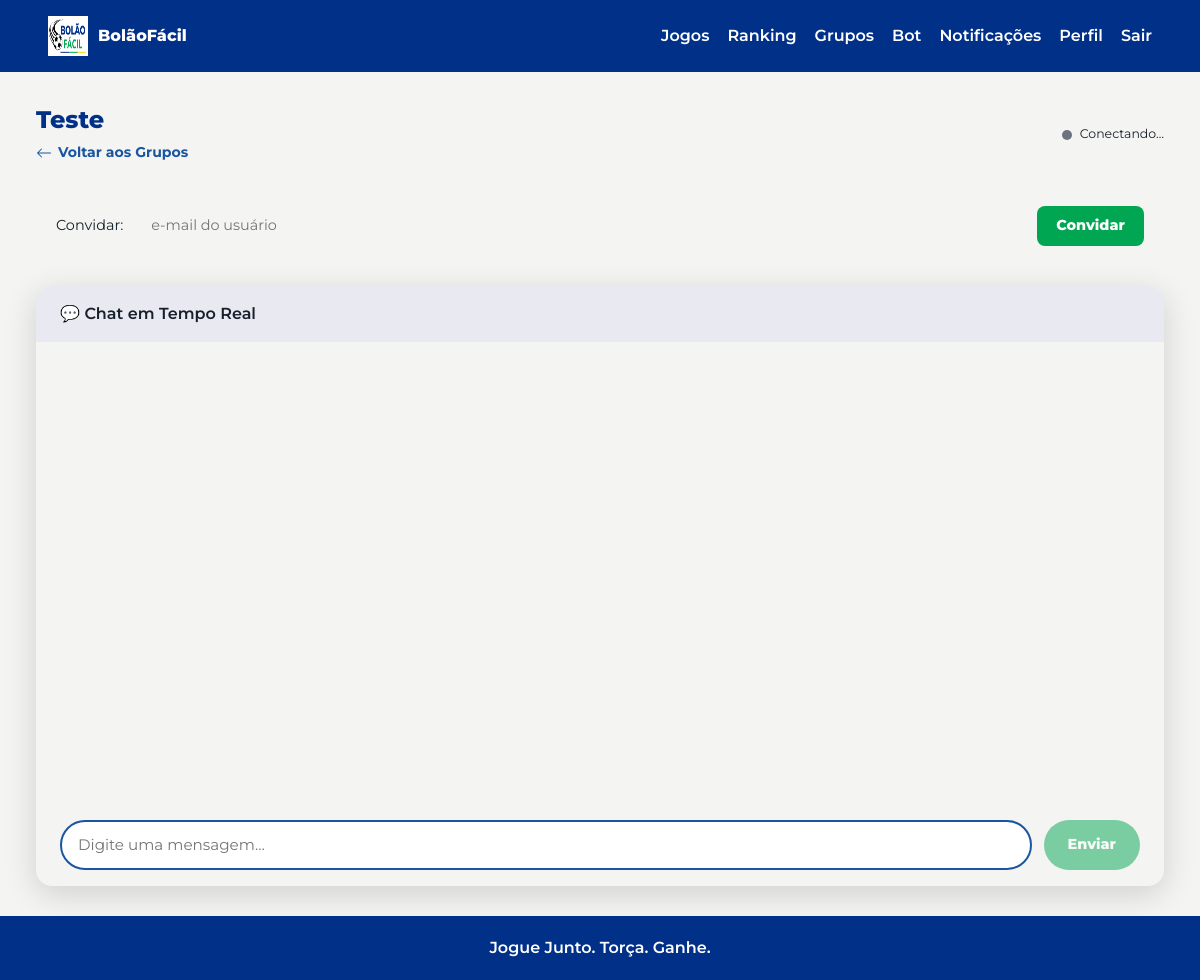
The page /chat/grupos/1 (signed in) on the database as committed earlier.
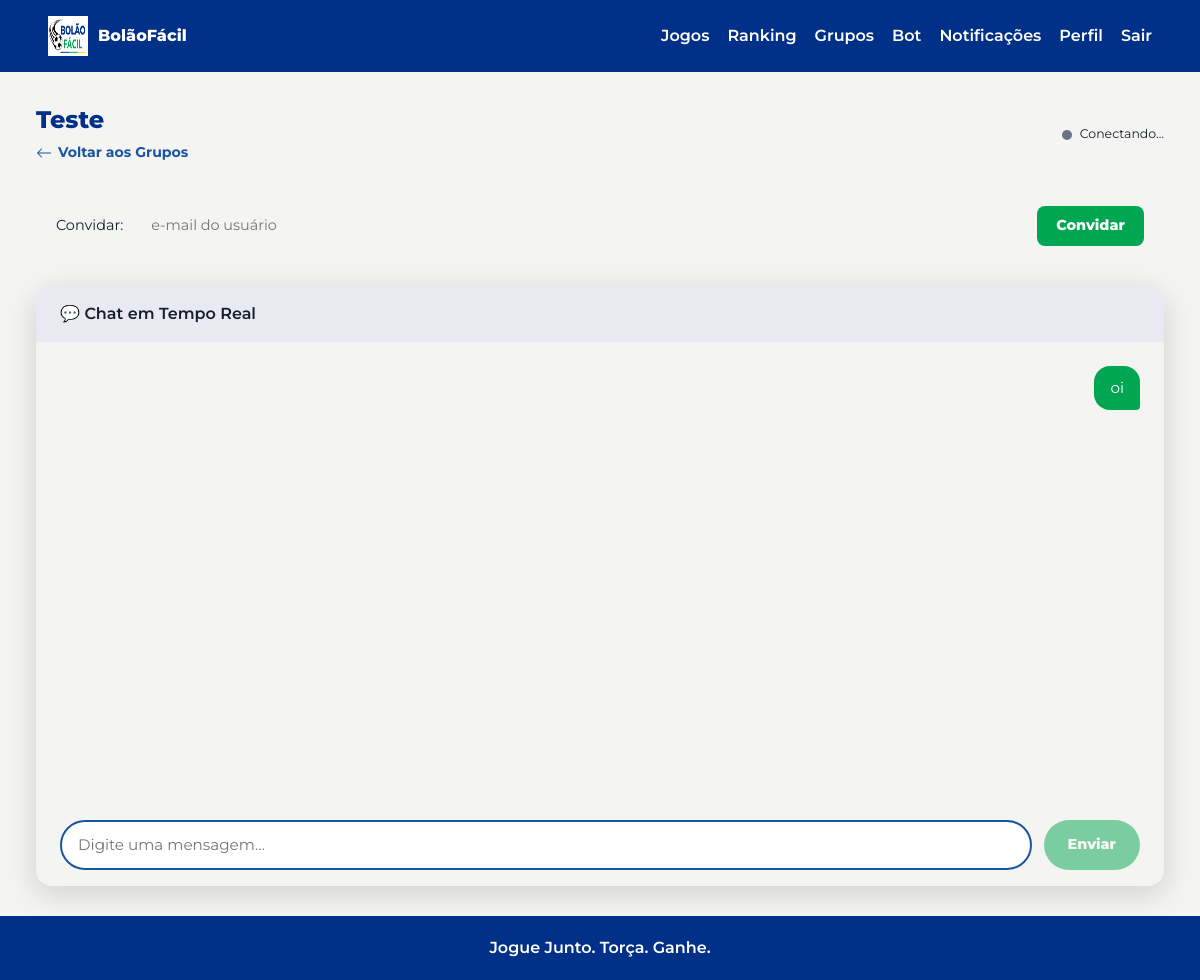
The same page on the database as committed later.
### tables this page shows
CREATE TABLE chat_groups (
            id INTEGER PRIMARY KEY AUTOINCREMENT,
            name TEXT NOT NULL,
            created_by INTEGER NOT NULL,
            created_at TEXT NOT NULL DEFAULT CURRENT_TIMESTAMP,
            FOREIGN KEY (created_by) REFERENCES users(id) ON DELETE CASCADE
        );

CREATE TABLE chat_messages (
            id INTEGER PRIMARY KEY AUTOINCREMENT,
            group_id INTEGER,
            sender_id INTEGER NOT NULL DEFAULT 0,
            recipient_id INTEGER,
            text TEXT NOT NULL,
            is_bot INTEGER NOT NULL DEFAULT 0,
            created_at TEXT NOT NULL DEFAULT CURRENT_TIMESTAMP,
            FOREIGN KEY (group_id) REFERENCES chat_groups(id) ON DELETE CASCADE
        );

### controllers/chat_controller.py (the view)
@chat_bp.route("/chat/grupos/<int:group_id>", methods=["GET"])
@login_required
def group_chat(group_id):
    if not ChatGroupMember.exists(group_id, current_user.id):
        return render_template("errors/403.html"), 403
    group = ChatGroup.get_by_id(group_id)
    messages = ChatMessage.list_for_group(group_id)
    return render_template("chat/group.html", group=group, messages=messages)

### app.py (called while the page is built)
def get_db():
    if "db" not in g:
        database_url = current_app_config()["DATABASE_URL"]
        database_path = Path(database_url)
        database_path.parent.mkdir(parents=True, exist_ok=True)
        g.db = sqlite3.connect(database_path)
        g.db.row_factory = sqlite3.Row
        g.db.execute("PRAGMA foreign_keys = ON")
    return g.db

def current_app_config():
    from flask import current_app
    return current_app.config

@login_manager.user_loader
def load_user(user_id):
    return User.get_by_id(user_id)

### models/chat.py (called while the page is built)
def _db():
    from app import get_db
    return get_db()

    @staticmethod
    def get_by_id(group_id):
        return _db().execute("SELECT * FROM chat_groups WHERE id = ?", (group_id,)).fetchone()

    @staticmethod
    def exists(group_id, user_id):
        row = _db().execute(
            "SELECT 1 FROM chat_group_members WHERE group_id = ? AND user_id = ?",
            (group_id, user_id)
        ).fetchone()
        return row is not None

    @staticmethod
    def list_for_group(group_id):
        return _db().execute(
            """
            SELECT cm.*, u.name as sender_name
            FROM chat_messages cm
            LEFT JOIN users u ON u.id = cm.sender_id
            WHERE cm.group_id = ?
            ORDER BY cm.created_at ASC
            """,
            (group_id,)
        ).fetchall()

### models/user.py (called while the page is built)
def _db():
    from app import get_db
    return get_db()

    @property
    def is_admin(self):
        return self.role == "admin"

    @classmethod
    def from_row(cls, row):
        if row is None:
            return None
        return cls(
            id=row["id"],
            name=row["name"],
            email=row["email"],
            whatsapp_phone=row["whatsapp_phone"],
            password_hash=row["password_hash"],
            created_at=row["created_at"],
            role=row["role"] if "role" in row.keys() else "user",
            notifications_enabled=row["notifications_enabled"] if "notifications_enabled" in row.keys() else 1,
            notification_prefs=row["notification_prefs"] if "notification_prefs" in row.keys() else "{}",
            reset_token=row["reset_token"] if "reset_token" in row.keys() else None,
            reset_token_expires_at=row["reset_token_expires_at"] if "reset_token_expires_at" in row.keys() else None,
        )

    @staticmethod
    def get_by_id(user_id):
        row = _db().execute("SELECT * FROM users WHERE id = ?", (user_id,)).fetchone()
        return User.from_row(row)

### templates/chat/group.html (shortened to what this page needs)
{% extends "base.html" %}
{% block content %}
<section class="content-head" style="display: flex; justify-content: space-between; align-items: center; flex-wrap: wrap; gap: 1rem;">
  <div>
    <h1 style="margin-bottom: 0.25rem;">{{ group.name }}</h1>
    <a href="{{ url_for('chat.list_groups') }}" class="back-link" style="margin-bottom: 0;">
      <svg width="16" height="16" fill="currentColor" viewBox="0 0 16 16"><path fill-rule="evenodd" d="M15 8a.5.5 0 0 0-.5-.5H2.707l3.147-3.146a.5.5 0 1 0-.708-.708l-4 4a.5.5 0 0 0 0 .708l4 4a.5.5 0 0 0 .708-.708L2.707 8.5H14.5A.5.5 0 0 0 15 8z"/></svg>
      Voltar aos Grupos
    </a>
  </div>
  <div id="connection-badge" style="display: flex; align-items: center; gap: 0.5rem;">
    <span class="chat-status-dot" id="status-dot"></span>
    <span class="chat-status-text" id="status-text">Conectando…</span>
  </div>
</section>
<div class="invite-panel">
  <span style="font-size: 0.9rem; color: var(--text-color-muted);">Convidar:</span>
  <input type="email" id="invite-email" placeholder="e-mail do usuário">
  <button class="button-primary" id="invite-btn" style="padding: 0.6rem 1.2rem; font-size: 0.9rem;">Convidar</button>
</div>
<div class="chat-wrapper">
  <div class="chat-header">
    <span style="font-weight: 600; font-size: 1rem;">💬 Chat em Tempo Real</span>
  </div>
  <div class="chat-messages" id="chat-messages">
    {% for msg in messages %}
    <div class="chat-bubble {{ 'mine' if msg.sender_id == current_user.id|int else 'theirs' }}">
      <div class="bubble-body">{{ msg.text }}</div>
    </div>
    {% endfor %}
  </div>
  <div class="typing-indicator" id="typing-indicator"></div>
  <form class="chat-input-row" id="chat-form" autocomplete="off">
    <input type="text" id="chat-input" placeholder="Digite uma mensagem…" maxlength="2000" required>
    <button type="submit" class="button-primary" id="send-btn" disabled>Enviar</button>
  </form>
</div>
{% endblock %}

### templates/base.html (shortened to what this page needs)
<!doctype html>
<html lang="pt-BR">
<head>
  <link rel="stylesheet" href="{{ url_for('static', filename='css/main.css') }}">
  <link rel="stylesheet" href="{{ url_for('static', filename='css/toaster.css') }}">
</head>
<body>
  <header class="topbar">
    <a class="brand" href="{{ url_for('games.list_games') if current_user.is_authenticated else url_for('auth.login') }}">
      <img src="{{ url_for('static', filename='img/image.png') }}" alt="{{ brand_name }}">
      <span>{{ brand_name }}</span>
    </a>
    {% if current_user.is_authenticated %}
      <nav class="nav">
        {% if current_user.is_admin %}
          <a href="{{ url_for('admin.dashboard') }}">Dashboard</a>
          <a href="{{ url_for('games.list_games') }}">Jogos</a>
          <a href="{{ url_for('admin.users') }}">Usuários</a>
          <a href="{{ url_for('notification.inbox') }}" class="nav-notification">
            Notificações <span id="notification-badge" class="badge" style="display: none;">0</span>
          </a>
        {% else %}
          <a href="{{ url_for('games.list_games') }}">Jogos</a>
          <a href="{{ url_for('ranking.index') }}">Ranking</a>
          <a href="{{ url_for('chat.list_groups') }}">Grupos</a>
          <a href="{{ url_for('chat.bot_chat') }}">Bot</a>
          <a href="{{ url_for('notification.inbox') }}" class="nav-notification">
            Notificações <span id="notification-badge" class="badge" style="display: none;">0</span>
          </a>
        {% endif %}
        <a href="{{ url_for('auth.profile') }}">Perfil</a>
        <form method="post" action="{{ url_for('auth.logout') }}" style="display: inline; margin: 0;" id="logout-form">
          <button type="button" class="nav-logout-btn" onclick="showConfirmModal('Tem certeza que deseja sair?', () => document.getElementById('logout-form').submit())">Sair</button>
        </form>
      </nav>
    {% endif %}
  </header>
  <main class="page">
    {% block content %}{% endblock %}
  </main>
  <footer class="footer">{{ brand_slogan }}</footer>
</body>
</html>

### static/css/main.css (style rules this page uses)
:root { --green: #00A651; --green-dark: #007A3D; --yellow: #FFD700; --blue-dark: #003087; --blue: #1A55A0; --blue-light: #E8EEF8; --gray-light: #F4F4F2; --gray-dark: #9B9B9B; --white: #FFFFFF; --ink: #17202A; --radius: 8px; --input-pad: 12px 14px; --btn-pad: 12px 20px; --font: "Montserrat", Arial, sans-serif; --shadow-sm: 0 1px 4px rgba(0,0,0,0.08); --shadow-md: 0 4px 16px rgba(0,0,0,0.12); }
*, *::before, *::after { box-sizing: border-box; }
body { margin: 0; background: var(--gray-light); color: var(--ink); font-family: var(--font); font-size: 1rem; line-height: 1.5; }
a { color: inherit; text-decoration: none; }
img { display: block; max-width: 100%; }
.topbar { align-items: center; background: var(--blue-dark); color: var(--white); display: flex; justify-content: space-between; min-height: 72px; padding: 12px clamp(16px, 4vw, 48px); gap: 16px; }
.brand { align-items: center; display: flex; font-weight: 800; gap: 10px; }
.brand img { height: 40px; width: 40px; }
.nav { display: flex; flex-wrap: wrap; gap: 18px; font-weight: 600; align-items: center; }
.nav-logout-btn { background: none; border: none; color: var(--white); cursor: pointer; font: inherit; font-weight: 600; padding: 0; }
.page { margin: 0 auto; max-width: 1200px; min-height: calc(100vh - 132px); padding: clamp(16px, 2.5vw, 36px) clamp(16px, 3vw, 40px); width: 100%; }
.footer { background: var(--blue-dark); color: var(--white); font-weight: 600; padding: 20px; text-align: center; }
h1, h2 { color: var(--blue-dark); font-weight: 800; margin: 0 0 10px; }
input[type="text"], input[type="email"], input[type="password"], input[type="tel"], input[type="number"], input[type="search"], input[type="datetime-local"], input[type="date"], select, textarea { background: var(--white); border: 1.5px solid var(--gray-dark); border-radius: var(--radius); color: var(--ink); font: inherit; padding: var(--input-pad); width: 100%; transition: border-color 0.2s, box-shadow 0.2s; outline: none; appearance: none; }
button, .button-primary, .button-secondary { align-items: center; border: 0; border-radius: var(--radius); cursor: pointer; display: inline-flex; font: inherit; font-weight: 800; gap: 6px; justify-content: center; padding: var(--btn-pad); text-align: center; transition: background 0.18s, box-shadow 0.18s, transform 0.1s; white-space: nowrap; }
button, .button-primary { background: var(--green); color: var(--white); }
button:disabled, .button-primary:disabled, .button-secondary:disabled { opacity: 0.5; cursor: not-allowed; transform: none; }
.back-link { align-items: center; color: var(--blue); display: inline-flex; font-size: 0.88rem; font-weight: 700; gap: 6px; margin-bottom: 12px; transition: color 0.2s; }
.content-head { margin-bottom: 22px; }
.chat-messages { display: grid; gap: 10px; min-height: 260px; }

Rows that differ between the two databases and show on the page:
added chat_messages: text "oi"
